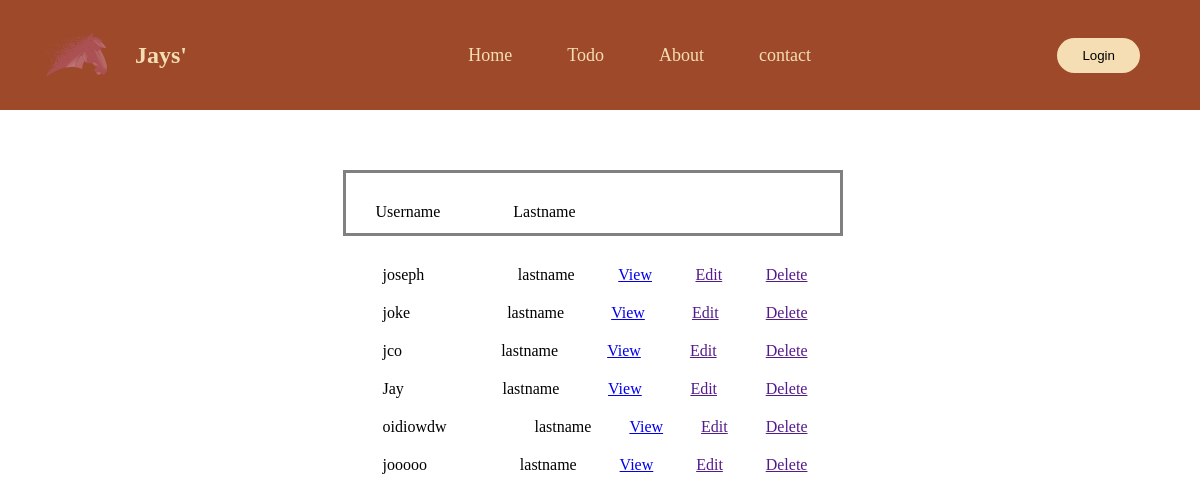
The app's page /users/profile/ with its own data.
### todoUsers/models.py (models this page shows, shortened)
class Profile(models.Model):
    owner = models.ForeignKey(User, on_delete=models.CASCADE)
    first_name = models.CharField(max_length=150, blank=False, null = False, default = "user_firstname")
    last_name = models.CharField(max_length=150, blank=False, null = False,default = "lastname")
    username = models.CharField(max_length=150, blank=False, null = False,default = "username")
    profile_picture = models.ImageField( default = 'user.jpeg')
    short_intro =  models.CharField(max_length = 230, blank=True, null=True)
    social_link = models.URLField(default='nonew')
    bio =  models.TextField(blank=True, null=True)
    stamp = models.DateTimeField(auto_now_add=True)
    id = models.UUIDField(primary_key=True, unique=True, editable=False, default=uuid.uuid4)

### todoUsers/views.py (the view)
# urls.py: path('profile/', views.profile, name='profile'),
def profile(request):
    a = Profile.objects.all()
    return render(request, 'todoUsers/profile.html',{'a':a})

### todoUsers/templates/todoUsers/profile.html (shortened to what this page needs)
{% extends 'main.html' %}
{%load static%}
{%block content %}
<div class = 'container'>
    <div id= "table">
        <div id= "table-head">
        <tr>
        <div id="userr1">
            <th>Username</th>
        </div>
        <div id="userr2">
            <th>Lastname</th>
        </div>
        </tr>
        </div>
        {% for i in a%}
        <div id= "table-body">
        <tr>
            <div id="user1">
            <td>{{i.username}}</td>
            </div>
            <div id="user2">
            <td>{{i.last_name}}</td>
            </div>
            <div id='user3'>
            <td><a href = "/users/account/{{i.id}}">View</a></td>
            </div>
            <div id='user4'>
            <td><a href = "">Edit</a></td>
            </div>
            <div id='user5'>
            <td><a href = "">Delete</a></td>
            </div>
        </tr>
        </div>
                {% endfor %}
    </div>
{% endblock %}

### templates/main.html (shortened to what this page needs)
<!DOCTYPE html>
{%load static%}
<html>
    <head>
        <link rel="stylesheet" href="{% static 'styles/main.css' %}">
    </head>
    <body>
        {% include 'navbar.html' %}
        {%block content %}
        {% endblock %}
    </body>
</html>

### templates/navbar.html
{%load static%}
{%block content %}
<header id = 'nav-header'>
    <div class = 'nav-container'>
        <div id = 'left'>
            <img src="{% static 'images/horse.png' %}" id='logo'>
            <h2>Jays'</h2>
        </div>
        <ul>
            <li><a href="{% url 'home' %}">Home</a></li>
            <li><a href="{% url 'todoForm' %}">Todo</a></li>
            <li><a href="">About</a></li>
            <li><a href="">contact</a></li>
        {% if request.user.is_authenticated %}
            <li><a href="{% url 'profile' %}">Profile</a></li>
            <li><a href="{% url 'todoDatabase' %}">Database</a></li>
        </ul>
        <a href="{% url 'logoutPage' %}"><button>Logout</button></a>
        {% else %}
        </ul>
        <a href="{% url 'loginPage' %}"><button>Login</button></a>
        {% endif %}
    </div>
</header>
{% endblock %}

### static/styles/main.css (style rules this page uses)
* { margin: 0; padding: 0; box-sizing: border-box; }
.nav-container { background-color: rgb(158, 73, 42); display: flex; justify-content: space-between; align-items: center; color: wheat; padding: 10px 30px; }
#logo { height: 90px; width: 90px; padding-left: 10px; padding-right: 10px; }
#left { display: flex; align-items: center; }
.nav-container h2 { padding-left: 15px; }
.nav-container ul { display: flex; list-style: none; text-decoration: none; }
.nav-container li a { justify-items: center; text-decoration: none; padding-left: 45px; font-size: 18px; padding-right: 10px; }
.nav-container a { color: wheat; }
.nav-container button { margin-right: 30px; }
button { border-width: 0; border-radius: 30000000px; padding: 10px 25px; background-color: wheat; }
.container { background-repeat: no-repeat; background-position: center; margin: auto; width: 80%; display: flex; flex-direction: column; justify-content: center; align-items: center; }
.container div { padding-right: 15px; }
#table { margin-top: 60px; }
#table-head { border: 3px solid grey; margin-bottom: 20px; padding: 30px; height: 30px; display: flex; justify-content:space-between; width: 500px; }
#table-body { display: flex; justify-content: space-between; padding: 10px; margin-left: 30px; margin-right: 10px; }
#user1 { margin-right: 50px; }
#user2 { margin-right: 5=60px; }

### records on screen
Profile: username "joseph", last_name "lastname"
Profile: username "joke", last_name "lastname"
Profile: username "jco", last_name "lastname"
Profile: username "Jay", last_name "lastname"
Profile: username "oidiowdw", last_name "lastname"
Profile: username "jooooo", last_name "lastname"
